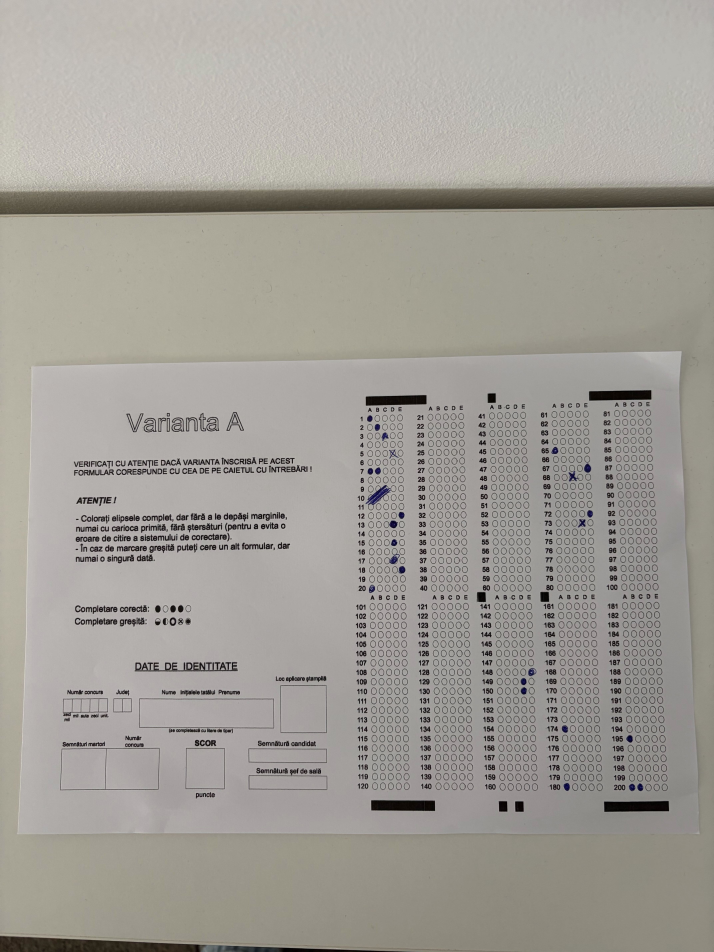
#> input picture incercare/pozele-mele/IMG_0542.jpg, 4284 x 5712 px (shown at 1/6 size)
$ python -i bubbles.py   (imports and definitions only)
#> lines starting #> are read from the running program, lines starting #| are printed output that depends on the picture; after the words box and inside, x2 and y2 are one past the last pixel; in counts of white or black regions, pixels touching at a corner belong together
#> further down, picture is the input picture: shape (5712, 4284, 3); mean B, G, R 151.6, 158.1, 161.7
import cv2
import math
import numpy as np
from helpers import save # pyright: ignore


# [163 lines left out: functions find_bubbles, suppress_duplicate_circles, circles_from_mask, not called in this run]

def very_black_to_white_else_black(img, thr=160):
    """
    Transformare binară:
      - pixel devine ALB (255) dacă e foarte negru (aproape 0)
      - altfel devine NEGRU (0)

    thr: pragul de "foarte negru" (0..255). Mai mic = mai strict.
    Funcționează pe grayscale sau BGR.
    Returnează o mască grayscale (H,W) cu 0/255.
    """
#> called with thr = 160
    if img.ndim == 3:  # BGR
        gray = cv2.cvtColor(img, cv2.COLOR_BGR2GRAY)
    else:
        gray = img.copy()

    # Netezim puțin înainte de prag ca să nu rupem inelele foarte subțiri.
    gray = cv2.GaussianBlur(gray, (1, 1), 0)

    # 255 unde gray < thr, altfel 0
    mask = (gray < thr).astype(np.uint8) * 255
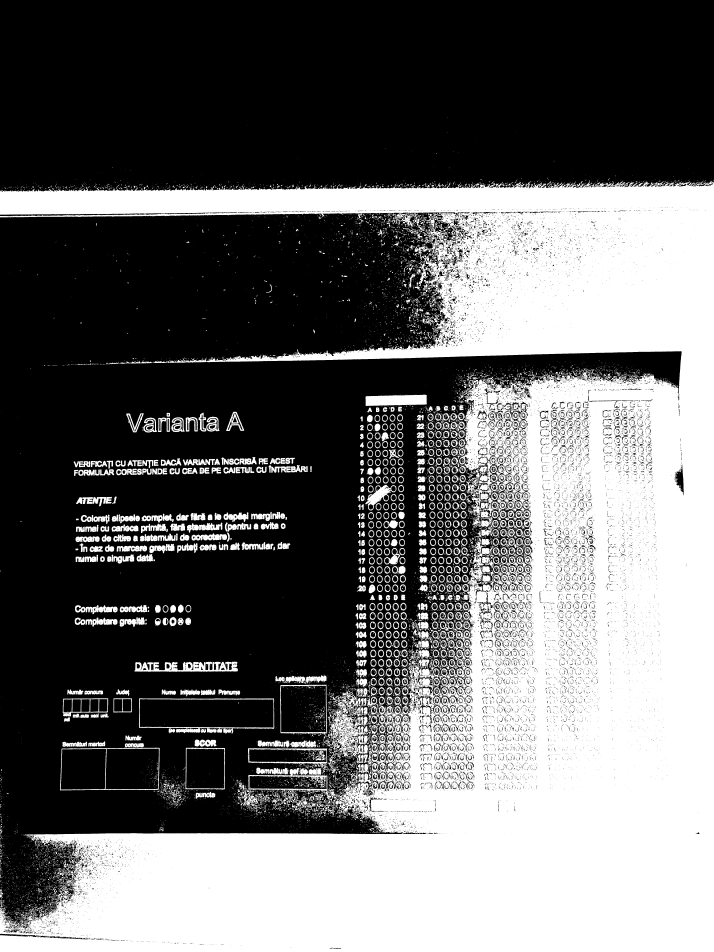
#> mask: shape (5712, 4284) (shown at 1/6 size); 41.2% white; 17786 white regions (15455 under 20 px), largest, box (x1, y1, x2, y2) and area: (0, 1084, 4284, 5712) 9108982, (1965, 4141, 2210, 4589) 45877, (807, 3969, 1427, 4032) 23130

    # Leagă golurile mici din conturul elipsei fără să umfle agresiv forma.
    kernel = cv2.getStructuringElement(cv2.MORPH_ELLIPSE, (3, 3))
    mask = cv2.morphologyEx(mask, cv2.MORPH_CLOSE, kernel, iterations=1)
#> mask: shape (5712, 4284); 42.1% white; 11863 white regions (10067 under 20 px), largest, box (x1, y1, x2, y2) and area: (0, 1084, 4284, 5712) 9466568, (807, 3969, 1427, 4032) 23503, (2193, 2367, 2561, 2436) 21533
    return mask

>>> import cv2
>>> picture = cv2.imread('pozele-mele/IMG_0542.jpg')
>>> result = very_black_to_white_else_black(picture)

$ run again, on incercare/pozele-mele/IMG_0543.jpg
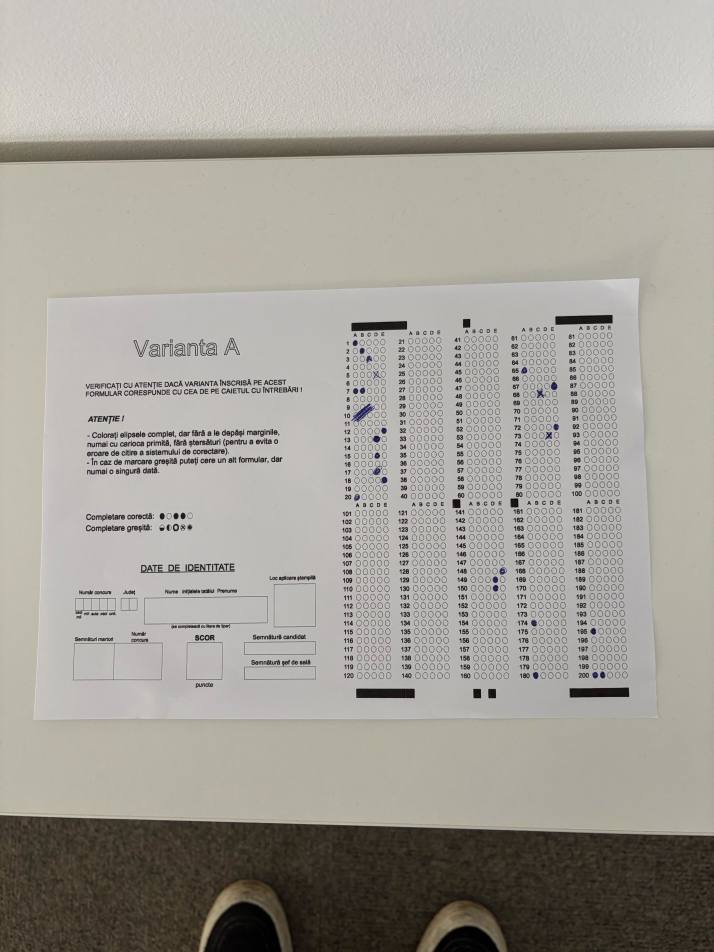
#> input picture incercare/pozele-mele/IMG_0543.jpg, 4284 x 5712 px (shown at 1/6 size)
#> picture is the input picture: shape (5712, 4284, 3); mean B, G, R 152.8, 160.7, 164
#> in very_black_to_white_else_black, `mask = (gray < thr).astype(np.uint8) * 255`:
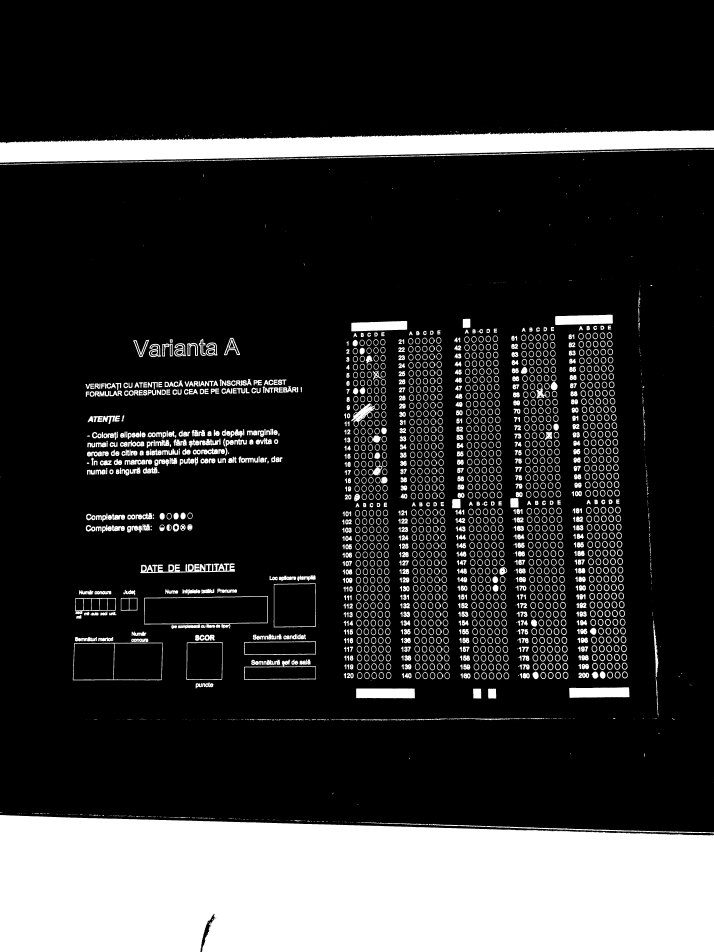
#> mask: shape (5712, 4284) (shown at 1/6 size); 19.8% white; 2558 white regions (763 under 20 px), largest, box (x1, y1, x2, y2) and area: (0, 4890, 4284, 5712) 3249607, (0, 781, 4284, 976) 491031, (3415, 4124, 3777, 4187) 20790

$ run again, on incercare/pozele-mele/IMG_0544.jpg
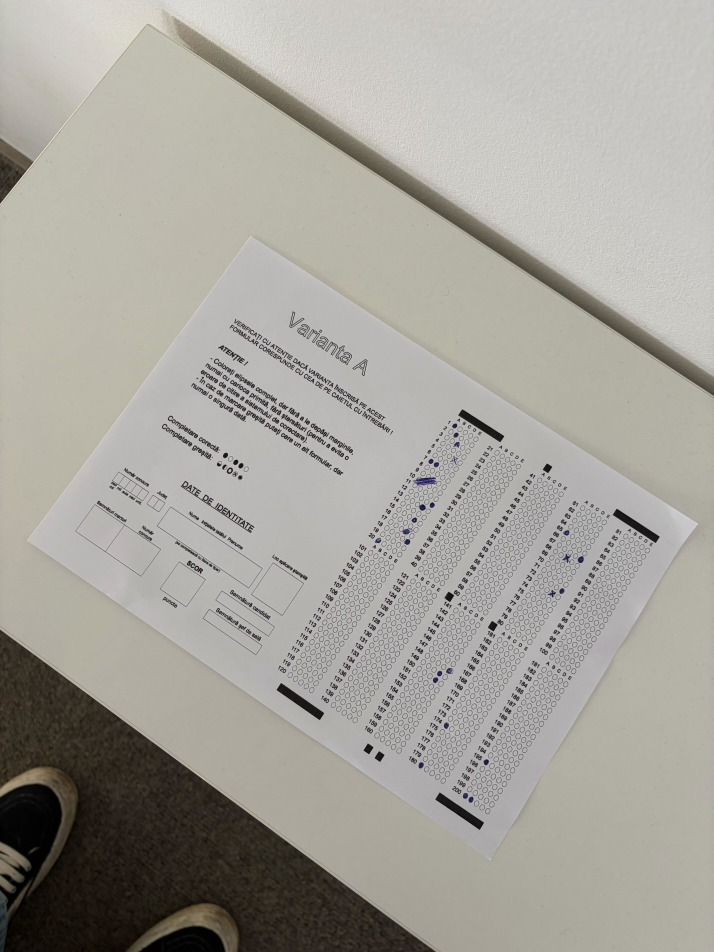
#> input picture incercare/pozele-mele/IMG_0544.jpg, 4284 x 5712 px (shown at 1/6 size)
#> picture is the input picture: shape (5712, 4284, 3); mean B, G, R 156.1, 163.2, 165.8
#> in very_black_to_white_else_black, `mask = (gray < thr).astype(np.uint8) * 255`:
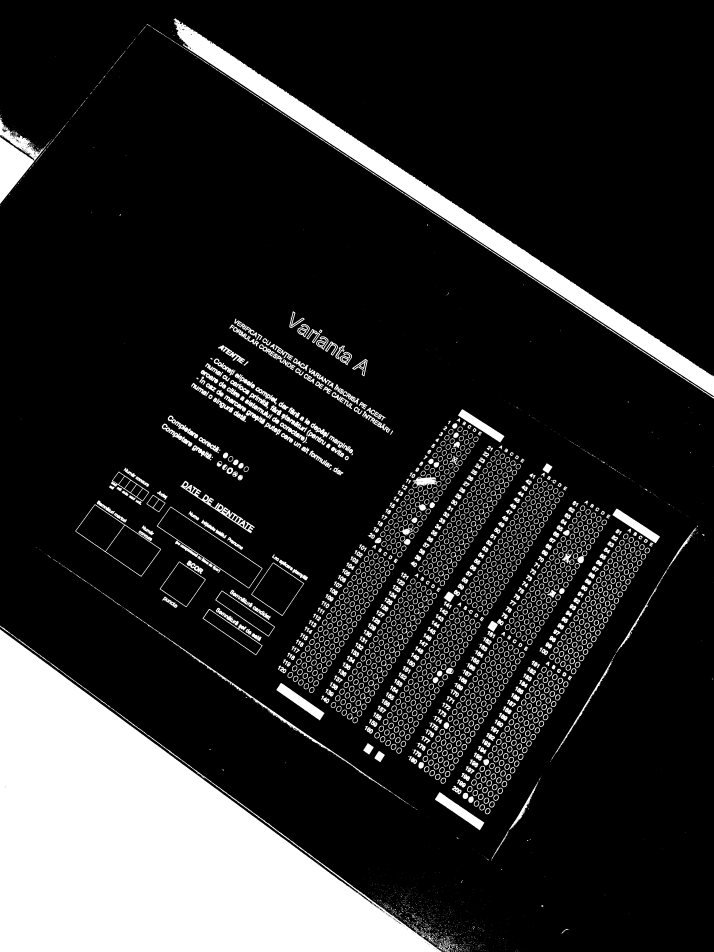
#> mask: shape (5712, 4284) (shown at 1/6 size); 16.4% white; 4198 white regions (2379 under 20 px), largest, box (x1, y1, x2, y2) and area: (0, 3776, 2655, 5712) 2557762, (1042, 110, 4284, 2378) 406384, (0, 704, 275, 1224) 56751

$ run again, on incercare/pozele-mele/IMG_0545.jpg
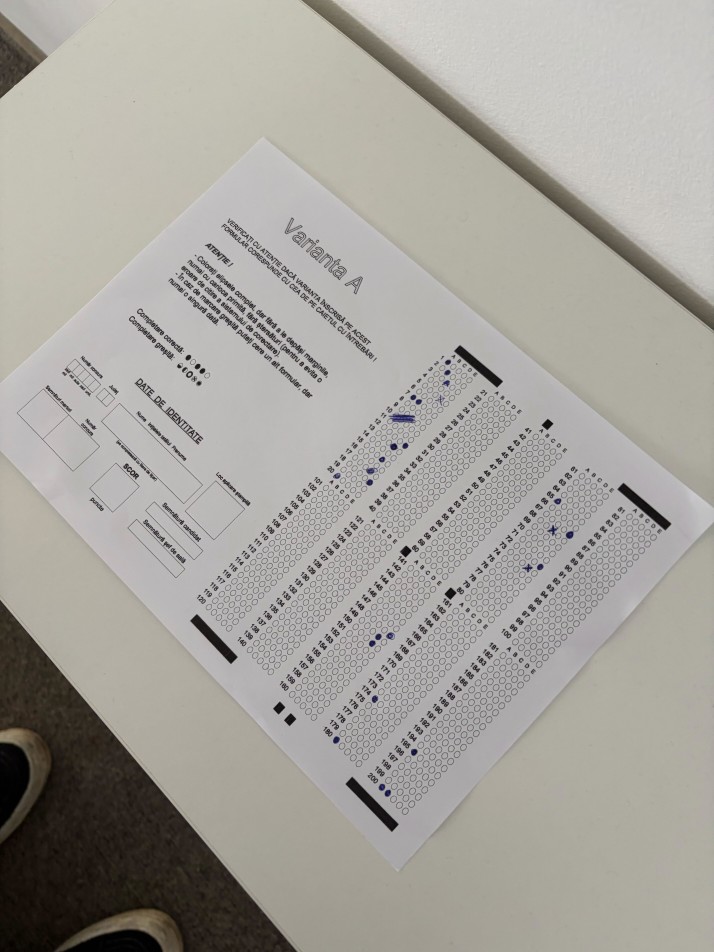
#> input picture incercare/pozele-mele/IMG_0545.jpg, 4284 x 5712 px (shown at 1/6 size)
#> picture is the input picture: shape (5712, 4284, 3); mean B, G, R 157.1, 163.3, 166
#> in very_black_to_white_else_black, `mask = (gray < thr).astype(np.uint8) * 255`:
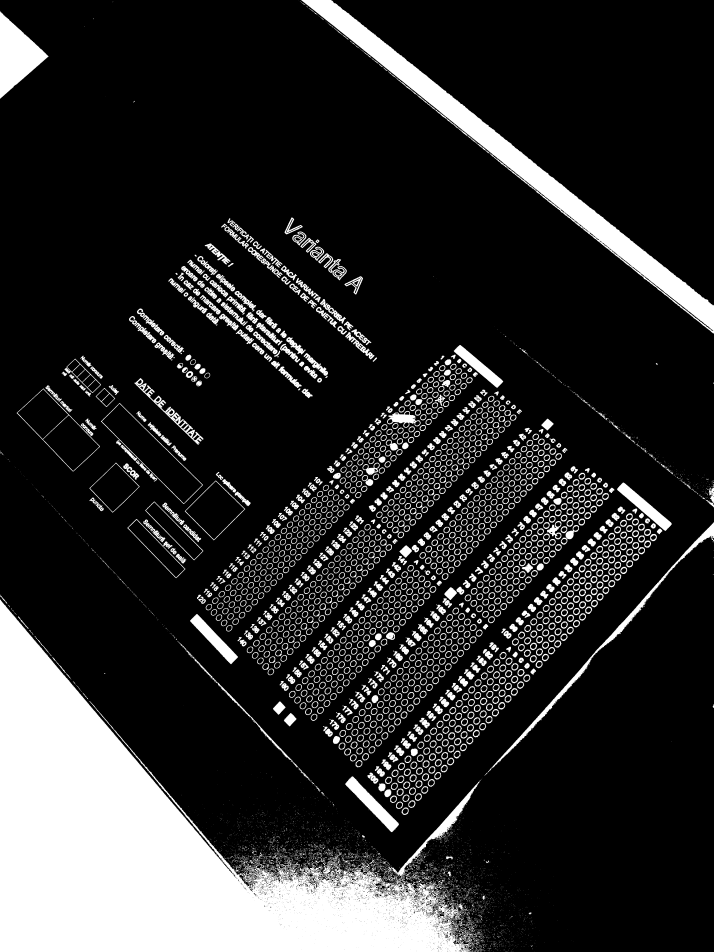
#> mask: shape (5712, 4284) (shown at 1/6 size); 17.3% white; 8296 white regions (6063 under 20 px), largest, box (x1, y1, x2, y2) and area: (0, 3596, 2878, 5712) 2407697, (1807, 0, 4284, 2002) 369315, (0, 65, 292, 593) 76781
